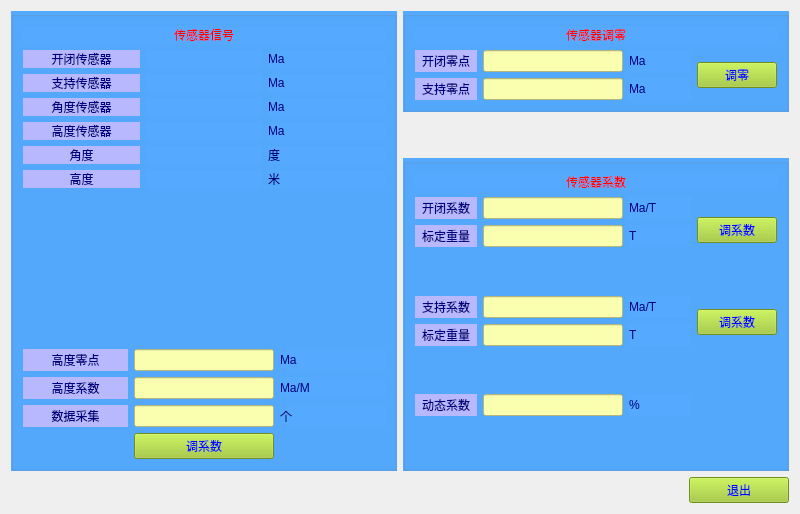
<?xml version="1.0" encoding="UTF-8"?>
<ui version="4.0">
 <class>SensorParameter</class>
 <widget class="QWidget" name="SensorParameter">
  <property name="geometry">
   <rect>
    <x>0</x>
    <y>0</y>
    <width>800</width>
    <height>514</height>
   </rect>
  </property>
  <property name="windowTitle">
   <string>Form</string>
  </property>
  <layout class="QGridLayout" name="gridLayout_5">
   <item row="0" column="0">
    <widget class="QGroupBox" name="groupBox">
     <property name="styleSheet">
      <string notr="true">background-color: rgb(85, 170, 255);
border-color: rgb(85, 170, 255);</string>
     </property>
     <layout class="QVBoxLayout" name="verticalLayout_3">
      <item>
       <widget class="QLabel" name="label">
        <property name="styleSheet">
         <string notr="true">font: 75 28pt &quot;黑体&quot;;
color: rgb(255, 0, 0);</string>
        </property>
        <property name="text">
         <string>传感器信号</string>
        </property>
        <property name="alignment">
         <set>Qt::AlignCenter</set>
        </property>
       </widget>
      </item>
      <item>
       <layout class="QGridLayout" name="gridLayout">
        <item row="0" column="1">
         <widget class="QLabel" name="OnOffSenLab">
          <property name="styleSheet">
           <string notr="true">color: rgb(0, 0, 125);
font: 75 20pt &quot;黑体&quot;;</string>
          </property>
          <property name="text">
           <string/>
          </property>
          <property name="alignment">
           <set>Qt::AlignRight|Qt::AlignTrailing|Qt::AlignVCenter</set>
          </property>
         </widget>
        </item>
        <item row="0" column="0">
         <widget class="QLabel" name="label_3">
          <property name="styleSheet">
           <string notr="true">color: rgb(0, 0, 125);
background-color: rgb(184, 184, 255);
font: 75 20pt &quot;黑体&quot;;</string>
          </property>
          <property name="text">
           <string>开闭传感器</string>
          </property>
          <property name="alignment">
           <set>Qt::AlignCenter</set>
          </property>
         </widget>
        </item>
        <item row="1" column="0">
         <widget class="QLabel" name="label_4">
          <property name="styleSheet">
           <string notr="true">color: rgb(0, 0, 125);
background-color: rgb(184, 184, 255);
font: 75 20pt &quot;黑体&quot;;</string>
          </property>
          <property name="text">
           <string>支持传感器</string>
          </property>
          <property name="alignment">
           <set>Qt::AlignCenter</set>
          </property>
         </widget>
        </item>
        <item row="2" column="0">
         <widget class="QLabel" name="label_5">
          <property name="styleSheet">
           <string notr="true">color: rgb(0, 0, 125);
background-color: rgb(184, 184, 255);
font: 75 20pt &quot;黑体&quot;;</string>
          </property>
          <property name="text">
           <string>角度传感器</string>
          </property>
          <property name="alignment">
           <set>Qt::AlignCenter</set>
          </property>
         </widget>
        </item>
        <item row="3" column="0">
         <widget class="QLabel" name="label_6">
          <property name="styleSheet">
           <string notr="true">color: rgb(0, 0, 125);
background-color: rgb(184, 184, 255);
font: 75 20pt &quot;黑体&quot;;</string>
          </property>
          <property name="text">
           <string>高度传感器</string>
          </property>
          <property name="alignment">
           <set>Qt::AlignCenter</set>
          </property>
         </widget>
        </item>
        <item row="4" column="0">
         <widget class="QLabel" name="label_7">
          <property name="styleSheet">
           <string notr="true">color: rgb(0, 0, 125);
background-color: rgb(184, 184, 255);
font: 75 20pt &quot;黑体&quot;;</string>
          </property>
          <property name="text">
           <string>角度</string>
          </property>
          <property name="alignment">
           <set>Qt::AlignCenter</set>
          </property>
         </widget>
        </item>
        <item row="4" column="1">
         <widget class="QLabel" name="AngleLab">
          <property name="styleSheet">
           <string notr="true">color: rgb(0, 0, 125);
font: 75 20pt &quot;黑体&quot;;</string>
          </property>
          <property name="text">
           <string/>
          </property>
          <property name="alignment">
           <set>Qt::AlignRight|Qt::AlignTrailing|Qt::AlignVCenter</set>
          </property>
         </widget>
        </item>
        <item row="5" column="0">
         <widget class="QLabel" name="label_9">
          <property name="styleSheet">
           <string notr="true">color: rgb(0, 0, 125);
background-color: rgb(184, 184, 255);
font: 75 20pt &quot;黑体&quot;;</string>
          </property>
          <property name="text">
           <string>高度</string>
          </property>
          <property name="alignment">
           <set>Qt::AlignCenter</set>
          </property>
         </widget>
        </item>
        <item row="1" column="1">
         <widget class="QLabel" name="SupportLab">
          <property name="styleSheet">
           <string notr="true">color: rgb(0, 0, 125);
font: 75 20pt &quot;黑体&quot;;</string>
          </property>
          <property name="text">
           <string/>
          </property>
          <property name="alignment">
           <set>Qt::AlignRight|Qt::AlignTrailing|Qt::AlignVCenter</set>
          </property>
         </widget>
        </item>
        <item row="2" column="1">
         <widget class="QLabel" name="AngleSenLab">
          <property name="styleSheet">
           <string notr="true">color: rgb(0, 0, 125);
font: 75 20pt &quot;黑体&quot;;</string>
          </property>
          <property name="text">
           <string/>
          </property>
          <property name="alignment">
           <set>Qt::AlignRight|Qt::AlignTrailing|Qt::AlignVCenter</set>
          </property>
         </widget>
        </item>
        <item row="3" column="1">
         <widget class="QLabel" name="HeightSenLab">
          <property name="styleSheet">
           <string notr="true">color: rgb(0, 0, 125);
font: 75 20pt &quot;黑体&quot;;</string>
          </property>
          <property name="text">
           <string/>
          </property>
          <property name="alignment">
           <set>Qt::AlignRight|Qt::AlignTrailing|Qt::AlignVCenter</set>
          </property>
         </widget>
        </item>
        <item row="5" column="1">
         <widget class="QLabel" name="HeightLab">
          <property name="styleSheet">
           <string notr="true">color: rgb(0, 0, 125);
font: 75 20pt &quot;黑体&quot;;</string>
          </property>
          <property name="text">
           <string/>
          </property>
          <property name="alignment">
           <set>Qt::AlignRight|Qt::AlignTrailing|Qt::AlignVCenter</set>
          </property>
         </widget>
        </item>
        <item row="0" column="2">
         <widget class="QLabel" name="label_18">
          <property name="styleSheet">
           <string notr="true">color: rgb(0, 0, 125);
font: 75 20pt &quot;黑体&quot;;</string>
          </property>
          <property name="text">
           <string>Ma</string>
          </property>
         </widget>
        </item>
        <item row="1" column="2">
         <widget class="QLabel" name="label_19">
          <property name="styleSheet">
           <string notr="true">color: rgb(0, 0, 125);
font: 75 20pt &quot;黑体&quot;;</string>
          </property>
          <property name="text">
           <string>Ma</string>
          </property>
         </widget>
        </item>
        <item row="2" column="2">
         <widget class="QLabel" name="label_20">
          <property name="styleSheet">
           <string notr="true">color: rgb(0, 0, 125);
font: 75 20pt &quot;黑体&quot;;</string>
          </property>
          <property name="text">
           <string>Ma</string>
          </property>
         </widget>
        </item>
        <item row="3" column="2">
         <widget class="QLabel" name="label_21">
          <property name="styleSheet">
           <string notr="true">color: rgb(0, 0, 125);
font: 75 20pt &quot;黑体&quot;;</string>
          </property>
          <property name="text">
           <string>Ma</string>
          </property>
         </widget>
        </item>
        <item row="4" column="2">
         <widget class="QLabel" name="label_22">
          <property name="styleSheet">
           <string notr="true">color: rgb(0, 0, 125);
font: 75 20pt &quot;黑体&quot;;</string>
          </property>
          <property name="text">
           <string>度</string>
          </property>
         </widget>
        </item>
        <item row="5" column="2">
         <widget class="QLabel" name="label_23">
          <property name="styleSheet">
           <string notr="true">color: rgb(0, 0, 125);
font: 75 20pt &quot;黑体&quot;;</string>
          </property>
          <property name="text">
           <string>米</string>
          </property>
         </widget>
        </item>
       </layout>
      </item>
      <item>
       <spacer name="verticalSpacer">
        <property name="orientation">
         <enum>Qt::Vertical</enum>
        </property>
        <property name="sizeHint" stdset="0">
         <size>
          <width>20</width>
          <height>13</height>
         </size>
        </property>
       </spacer>
      </item>
      <item>
       <layout class="QGridLayout" name="gridLayout_2">
        <item row="0" column="0">
         <widget class="QLabel" name="label_10">
          <property name="styleSheet">
           <string notr="true">color: rgb(0, 0, 125);
background-color: rgb(184, 184, 255);
font: 75 20pt &quot;黑体&quot;;</string>
          </property>
          <property name="text">
           <string>高度零点</string>
          </property>
          <property name="alignment">
           <set>Qt::AlignCenter</set>
          </property>
         </widget>
        </item>
        <item row="0" column="1">
         <widget class="QLineEdit" name="HeightZeroInputLine">
          <property name="maximumSize">
           <size>
            <width>140</width>
            <height>16777215</height>
           </size>
          </property>
          <property name="styleSheet">
           <string notr="true">color: rgb(0, 0, 0);
background-color: rgb(250, 255, 175);
font: 75 20pt &quot;黑体&quot;;</string>
          </property>
         </widget>
        </item>
        <item row="0" column="2">
         <widget class="QLabel" name="label_24">
          <property name="styleSheet">
           <string notr="true">color: rgb(0, 0, 125);
font: 75 20pt &quot;黑体&quot;;</string>
          </property>
          <property name="text">
           <string>Ma</string>
          </property>
         </widget>
        </item>
        <item row="1" column="0">
         <widget class="QLabel" name="label_11">
          <property name="styleSheet">
           <string notr="true">color: rgb(0, 0, 125);
background-color: rgb(184, 184, 255);
font: 75 20pt &quot;黑体&quot;;</string>
          </property>
          <property name="text">
           <string>高度系数</string>
          </property>
          <property name="alignment">
           <set>Qt::AlignCenter</set>
          </property>
         </widget>
        </item>
        <item row="1" column="1">
         <widget class="QLineEdit" name="HeightCoefficientInput">
          <property name="maximumSize">
           <size>
            <width>140</width>
            <height>16777215</height>
           </size>
          </property>
          <property name="styleSheet">
           <string notr="true">color: rgb(0, 0, 0);
background-color: rgb(250, 255, 175);
font: 75 20pt &quot;黑体&quot;;</string>
          </property>
         </widget>
        </item>
        <item row="1" column="2">
         <widget class="QLabel" name="label_25">
          <property name="styleSheet">
           <string notr="true">color: rgb(0, 0, 125);
font: 75 20pt &quot;黑体&quot;;</string>
          </property>
          <property name="text">
           <string>Ma/M</string>
          </property>
         </widget>
        </item>
        <item row="2" column="0">
         <widget class="QLabel" name="label_2">
          <property name="styleSheet">
           <string notr="true">color: rgb(0, 0, 125);
background-color: rgb(184, 184, 255);
font: 75 20pt &quot;黑体&quot;;</string>
          </property>
          <property name="text">
           <string>数据采集</string>
          </property>
          <property name="alignment">
           <set>Qt::AlignCenter</set>
          </property>
         </widget>
        </item>
        <item row="2" column="1">
         <widget class="QLineEdit" name="DataNum">
          <property name="maximumSize">
           <size>
            <width>140</width>
            <height>16777215</height>
           </size>
          </property>
          <property name="styleSheet">
           <string notr="true">color: rgb(0, 0, 0);
background-color: rgb(250, 255, 175);
font: 75 20pt &quot;黑体&quot;;</string>
          </property>
         </widget>
        </item>
        <item row="2" column="2">
         <widget class="QLabel" name="label_8">
          <property name="styleSheet">
           <string notr="true">color: rgb(0, 0, 125);
font: 75 20pt &quot;黑体&quot;;</string>
          </property>
          <property name="text">
           <string>个</string>
          </property>
         </widget>
        </item>
        <item row="4" column="1">
         <widget class="QPushButton" name="ModifyCoeH">
          <property name="sizePolicy">
           <sizepolicy hsizetype="Preferred" vsizetype="Fixed">
            <horstretch>0</horstretch>
            <verstretch>0</verstretch>
           </sizepolicy>
          </property>
          <property name="maximumSize">
           <size>
            <width>200</width>
            <height>16777215</height>
           </size>
          </property>
          <property name="styleSheet">
           <string notr="true">color: rgb(0, 0, 255);
font: 75 20pt &quot;黑体&quot;;
background-color: rgb(155, 200, 40);</string>
          </property>
          <property name="text">
           <string>调系数</string>
          </property>
         </widget>
        </item>
       </layout>
      </item>
     </layout>
    </widget>
   </item>
   <item row="0" column="1">
    <layout class="QVBoxLayout" name="verticalLayout_5">
     <item>
      <widget class="QGroupBox" name="groupBox_2">
       <property name="styleSheet">
        <string notr="true">background-color: rgb(85, 170, 255);
border-color: rgb(85, 170, 255);</string>
       </property>
       <layout class="QVBoxLayout" name="verticalLayout_2">
        <item>
         <widget class="QLabel" name="label_26">
          <property name="styleSheet">
           <string notr="true">font: 75 28pt &quot;黑体&quot;;
color: rgb(255, 0, 0);</string>
          </property>
          <property name="text">
           <string>传感器调零</string>
          </property>
          <property name="alignment">
           <set>Qt::AlignCenter</set>
          </property>
         </widget>
        </item>
        <item>
         <layout class="QHBoxLayout" name="horizontalLayout_2">
          <item>
           <layout class="QGridLayout" name="gridLayout_3">
            <item row="0" column="0">
             <widget class="QLabel" name="label_27">
              <property name="styleSheet">
               <string notr="true">color: rgb(0, 0, 125);
background-color: rgb(184, 184, 255);
font: 75 20pt &quot;黑体&quot;;</string>
              </property>
              <property name="text">
               <string>开闭零点</string>
              </property>
              <property name="alignment">
               <set>Qt::AlignCenter</set>
              </property>
             </widget>
            </item>
            <item row="1" column="0">
             <widget class="QLabel" name="label_28">
              <property name="styleSheet">
               <string notr="true">color: rgb(0, 0, 125);
background-color: rgb(184, 184, 255);
font: 75 20pt &quot;黑体&quot;;</string>
              </property>
              <property name="text">
               <string>支持零点</string>
              </property>
              <property name="alignment">
               <set>Qt::AlignCenter</set>
              </property>
             </widget>
            </item>
            <item row="0" column="2">
             <widget class="QLabel" name="label_31">
              <property name="styleSheet">
               <string notr="true">color: rgb(0, 0, 125);
font: 75 20pt &quot;黑体&quot;;</string>
              </property>
              <property name="text">
               <string>Ma</string>
              </property>
             </widget>
            </item>
            <item row="1" column="2">
             <widget class="QLabel" name="label_32">
              <property name="styleSheet">
               <string notr="true">color: rgb(0, 0, 125);
font: 75 20pt &quot;黑体&quot;;</string>
              </property>
              <property name="text">
               <string>Ma</string>
              </property>
             </widget>
            </item>
            <item row="0" column="1">
             <widget class="QLineEdit" name="OnOffZeroInput">
              <property name="maximumSize">
               <size>
                <width>140</width>
                <height>16777215</height>
               </size>
              </property>
              <property name="styleSheet">
               <string notr="true">color: rgb(0, 0, 0);
background-color: rgb(250, 255, 175);
font: 75 20pt &quot;黑体&quot;;</string>
              </property>
             </widget>
            </item>
            <item row="1" column="1">
             <widget class="QLineEdit" name="SupportZeroInput">
              <property name="maximumSize">
               <size>
                <width>140</width>
                <height>16777215</height>
               </size>
              </property>
              <property name="styleSheet">
               <string notr="true">color: rgb(0, 0, 0);
background-color: rgb(250, 255, 175);
font: 75 20pt &quot;黑体&quot;;</string>
              </property>
             </widget>
            </item>
           </layout>
          </item>
          <item>
           <widget class="QPushButton" name="ModifyOFSZero">
            <property name="styleSheet">
             <string notr="true">color: rgb(0, 0, 255);
font: 75 20pt &quot;黑体&quot;;
background-color: rgb(155, 200, 40);</string>
            </property>
            <property name="text">
             <string>调零</string>
            </property>
           </widget>
          </item>
         </layout>
        </item>
       </layout>
      </widget>
     </item>
     <item>
      <spacer name="verticalSpacer_2">
       <property name="orientation">
        <enum>Qt::Vertical</enum>
       </property>
       <property name="sizeType">
        <enum>QSizePolicy::Maximum</enum>
       </property>
       <property name="sizeHint" stdset="0">
        <size>
         <width>20</width>
         <height>40</height>
        </size>
       </property>
      </spacer>
     </item>
     <item>
      <widget class="QGroupBox" name="groupBox_3">
       <property name="styleSheet">
        <string notr="true">background-color: rgb(85, 170, 255);
border-color: rgb(85, 170, 255);</string>
       </property>
       <layout class="QVBoxLayout" name="verticalLayout_4">
        <item>
         <widget class="QLabel" name="label_33">
          <property name="styleSheet">
           <string notr="true">font: 75 28pt &quot;黑体&quot;;
color: rgb(255, 0, 0);</string>
          </property>
          <property name="text">
           <string>传感器系数</string>
          </property>
          <property name="alignment">
           <set>Qt::AlignCenter</set>
          </property>
         </widget>
        </item>
        <item>
         <layout class="QHBoxLayout" name="horizontalLayout">
          <item>
           <layout class="QGridLayout" name="gridLayout_4">
            <item row="0" column="0">
             <widget class="QLabel" name="label_35">
              <property name="styleSheet">
               <string notr="true">color: rgb(0, 0, 125);
background-color: rgb(184, 184, 255);
font: 75 20pt &quot;黑体&quot;;</string>
              </property>
              <property name="text">
               <string>开闭系数</string>
              </property>
              <property name="alignment">
               <set>Qt::AlignCenter</set>
              </property>
             </widget>
            </item>
            <item row="0" column="2">
             <widget class="QLabel" name="label_36">
              <property name="styleSheet">
               <string notr="true">color: rgb(0, 0, 125);
font: 75 20pt &quot;黑体&quot;;</string>
              </property>
              <property name="text">
               <string>Ma/T</string>
              </property>
             </widget>
            </item>
            <item row="1" column="0">
             <widget class="QLabel" name="label_37">
              <property name="styleSheet">
               <string notr="true">color: rgb(0, 0, 125);
background-color: rgb(184, 184, 255);
font: 75 20pt &quot;黑体&quot;;</string>
              </property>
              <property name="text">
               <string>标定重量</string>
              </property>
              <property name="alignment">
               <set>Qt::AlignCenter</set>
              </property>
             </widget>
            </item>
            <item row="3" column="0">
             <widget class="QLabel" name="label_38">
              <property name="styleSheet">
               <string notr="true">color: rgb(0, 0, 125);
background-color: rgb(184, 184, 255);
font: 75 20pt &quot;黑体&quot;;</string>
              </property>
              <property name="text">
               <string>支持系数</string>
              </property>
              <property name="alignment">
               <set>Qt::AlignCenter</set>
              </property>
             </widget>
            </item>
            <item row="4" column="0">
             <widget class="QLabel" name="label_39">
              <property name="styleSheet">
               <string notr="true">color: rgb(0, 0, 125);
background-color: rgb(184, 184, 255);
font: 75 20pt &quot;黑体&quot;;</string>
              </property>
              <property name="text">
               <string>标定重量</string>
              </property>
              <property name="alignment">
               <set>Qt::AlignCenter</set>
              </property>
             </widget>
            </item>
            <item row="6" column="0">
             <widget class="QLabel" name="label_40">
              <property name="styleSheet">
               <string notr="true">color: rgb(0, 0, 125);
background-color: rgb(184, 184, 255);
font: 75 20pt &quot;黑体&quot;;</string>
              </property>
              <property name="text">
               <string>动态系数</string>
              </property>
              <property name="alignment">
               <set>Qt::AlignCenter</set>
              </property>
             </widget>
            </item>
            <item row="1" column="2">
             <widget class="QLabel" name="label_42">
              <property name="styleSheet">
               <string notr="true">color: rgb(0, 0, 125);
font: 75 20pt &quot;黑体&quot;;</string>
              </property>
              <property name="text">
               <string>T</string>
              </property>
             </widget>
            </item>
            <item row="3" column="2">
             <widget class="QLabel" name="label_43">
              <property name="styleSheet">
               <string notr="true">color: rgb(0, 0, 125);
font: 75 20pt &quot;黑体&quot;;</string>
              </property>
              <property name="text">
               <string>Ma/T</string>
              </property>
             </widget>
            </item>
            <item row="4" column="2">
             <widget class="QLabel" name="label_44">
              <property name="styleSheet">
               <string notr="true">color: rgb(0, 0, 125);
font: 75 20pt &quot;黑体&quot;;</string>
              </property>
              <property name="text">
               <string>T</string>
              </property>
             </widget>
            </item>
            <item row="6" column="2">
             <widget class="QLabel" name="label_48">
              <property name="styleSheet">
               <string notr="true">color: rgb(0, 0, 125);
font: 75 20pt &quot;黑体&quot;;</string>
              </property>
              <property name="text">
               <string>%</string>
              </property>
             </widget>
            </item>
            <item row="0" column="1">
             <widget class="QLineEdit" name="OnOffCoefficientInput">
              <property name="maximumSize">
               <size>
                <width>140</width>
                <height>16777215</height>
               </size>
              </property>
              <property name="styleSheet">
               <string notr="true">color: rgb(0, 0, 0);
background-color: rgb(250, 255, 175);
font: 75 20pt &quot;黑体&quot;;</string>
              </property>
             </widget>
            </item>
            <item row="1" column="1">
             <widget class="QLineEdit" name="OFDemarcateWeightInput">
              <property name="maximumSize">
               <size>
                <width>140</width>
                <height>16777215</height>
               </size>
              </property>
              <property name="styleSheet">
               <string notr="true">color: rgb(0, 0, 0);
background-color: rgb(250, 255, 175);
font: 75 20pt &quot;黑体&quot;;</string>
              </property>
             </widget>
            </item>
            <item row="3" column="1">
             <widget class="QLineEdit" name="SupportCoefficientInput">
              <property name="maximumSize">
               <size>
                <width>140</width>
                <height>16777215</height>
               </size>
              </property>
              <property name="styleSheet">
               <string notr="true">color: rgb(0, 0, 0);
background-color: rgb(250, 255, 175);
font: 75 20pt &quot;黑体&quot;;</string>
              </property>
             </widget>
            </item>
            <item row="4" column="1">
             <widget class="QLineEdit" name="SDemarcateWeightInput">
              <property name="maximumSize">
               <size>
                <width>140</width>
                <height>16777215</height>
               </size>
              </property>
              <property name="styleSheet">
               <string notr="true">color: rgb(0, 0, 0);
background-color: rgb(250, 255, 175);
font: 75 20pt &quot;黑体&quot;;</string>
              </property>
             </widget>
            </item>
            <item row="6" column="1">
             <widget class="QLineEdit" name="DynamicCoefficientInput">
              <property name="maximumSize">
               <size>
                <width>140</width>
                <height>16777215</height>
               </size>
              </property>
              <property name="styleSheet">
               <string notr="true">color: rgb(0, 0, 0);
background-color: rgb(250, 255, 175);
font: 75 20pt &quot;黑体&quot;;</string>
              </property>
             </widget>
            </item>
            <item row="7" column="2">
             <spacer name="verticalSpacer_3">
              <property name="orientation">
               <enum>Qt::Vertical</enum>
              </property>
              <property name="sizeHint" stdset="0">
               <size>
                <width>20</width>
                <height>40</height>
               </size>
              </property>
             </spacer>
            </item>
            <item row="2" column="0">
             <spacer name="verticalSpacer_4">
              <property name="orientation">
               <enum>Qt::Vertical</enum>
              </property>
              <property name="sizeHint" stdset="0">
               <size>
                <width>20</width>
                <height>40</height>
               </size>
              </property>
             </spacer>
            </item>
            <item row="5" column="0">
             <spacer name="verticalSpacer_5">
              <property name="orientation">
               <enum>Qt::Vertical</enum>
              </property>
              <property name="sizeHint" stdset="0">
               <size>
                <width>20</width>
                <height>40</height>
               </size>
              </property>
             </spacer>
            </item>
           </layout>
          </item>
          <item>
           <layout class="QVBoxLayout" name="verticalLayout">
            <item>
             <spacer name="verticalSpacer_8">
              <property name="orientation">
               <enum>Qt::Vertical</enum>
              </property>
              <property name="sizeType">
               <enum>QSizePolicy::Maximum</enum>
              </property>
              <property name="sizeHint" stdset="0">
               <size>
                <width>20</width>
                <height>20</height>
               </size>
              </property>
             </spacer>
            </item>
            <item>
             <widget class="QPushButton" name="ModifyCoeOn">
              <property name="styleSheet">
               <string notr="true">color: rgb(0, 0, 255);
font: 75 20pt &quot;黑体&quot;;
background-color: rgb(155, 200, 40);</string>
              </property>
              <property name="text">
               <string>调系数</string>
              </property>
             </widget>
            </item>
            <item>
             <spacer name="verticalSpacer_7">
              <property name="orientation">
               <enum>Qt::Vertical</enum>
              </property>
              <property name="sizeType">
               <enum>QSizePolicy::Maximum</enum>
              </property>
              <property name="sizeHint" stdset="0">
               <size>
                <width>20</width>
                <height>60</height>
               </size>
              </property>
             </spacer>
            </item>
            <item>
             <widget class="QPushButton" name="ModifyCoeSu">
              <property name="styleSheet">
               <string notr="true">color: rgb(0, 0, 255);
font: 75 20pt &quot;黑体&quot;;
background-color: rgb(155, 200, 40);</string>
              </property>
              <property name="text">
               <string>调系数</string>
              </property>
             </widget>
            </item>
            <item>
             <spacer name="verticalSpacer_6">
              <property name="orientation">
               <enum>Qt::Vertical</enum>
              </property>
              <property name="sizeHint" stdset="0">
               <size>
                <width>20</width>
                <height>100</height>
               </size>
              </property>
             </spacer>
            </item>
           </layout>
          </item>
         </layout>
        </item>
       </layout>
      </widget>
     </item>
    </layout>
   </item>
   <item row="1" column="0" colspan="2">
    <layout class="QHBoxLayout" name="horizontalLayout_3">
     <item>
      <spacer name="horizontalSpacer_2">
       <property name="orientation">
        <enum>Qt::Horizontal</enum>
       </property>
       <property name="sizeHint" stdset="0">
        <size>
         <width>258</width>
         <height>20</height>
        </size>
       </property>
      </spacer>
     </item>
     <item>
      <spacer name="horizontalSpacer">
       <property name="orientation">
        <enum>Qt::Horizontal</enum>
       </property>
       <property name="sizeHint" stdset="0">
        <size>
         <width>40</width>
         <height>20</height>
        </size>
       </property>
      </spacer>
     </item>
     <item>
      <widget class="QPushButton" name="BackToWorkBtn">
       <property name="sizePolicy">
        <sizepolicy hsizetype="Preferred" vsizetype="Fixed">
         <horstretch>0</horstretch>
         <verstretch>0</verstretch>
        </sizepolicy>
       </property>
       <property name="minimumSize">
        <size>
         <width>100</width>
         <height>0</height>
        </size>
       </property>
       <property name="maximumSize">
        <size>
         <width>300</width>
         <height>16777215</height>
        </size>
       </property>
       <property name="styleSheet">
        <string notr="true">color: rgb(0, 0, 255);
font: 75 20pt &quot;黑体&quot;;
background-color: rgb(155, 200, 40);</string>
       </property>
       <property name="text">
        <string>退出</string>
       </property>
      </widget>
     </item>
    </layout>
   </item>
  </layout>
 </widget>
 <resources/>
 <connections/>
</ui>
